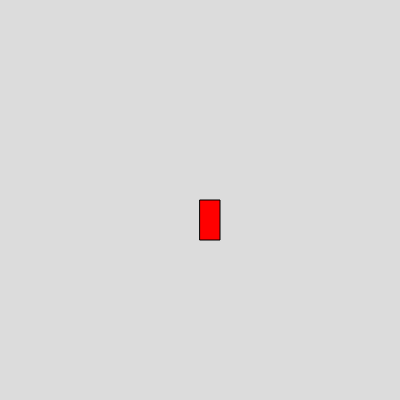
Frame 1 (no input)
Frame 60 (no input): identical to frame 1, image omitted
Frame 120 (the mouse pressed at the canvas centre since frame 60): identical to frame 1, image omitted

The p5.js sketch that drew this single still picture (run headless with seeded random() and noise() and a simulated clock; from frame 60 on, the mouse is pressed at the canvas centre):

// p5.js sketch
// ── sketch.js
let x = 200;
let y = 200;
let vel = 5;
let jumpCount = 10;
let isJump = false;

function setup() {
  createCanvas(400, 400);
}

function draw() {
  background(220);

    //Character
    fill(255, 0, 0);
    rect(x, y, 20, 40)

    //Movement
    if (keyIsDown(LEFT_ARROW)) {
      x -= 5;
    }

    if (keyIsDown(RIGHT_ARROW)) {
      x += 5;
    }

    if (!isJump) {
      if (keyIsDown(UP_ARROW)) {
        isJump = true;
      }
    }

    else {
      if (jumpCount >= -10) {

        let neg = 1;
        if (jumpCount < 0) {
          neg = -1;
        }

        y -= (jumpCount ** 2)/2 * neg;
        jumpCount--;
      }

      else {
        isJump = false;
        jumpCount = 10;
      }
    }
  }
